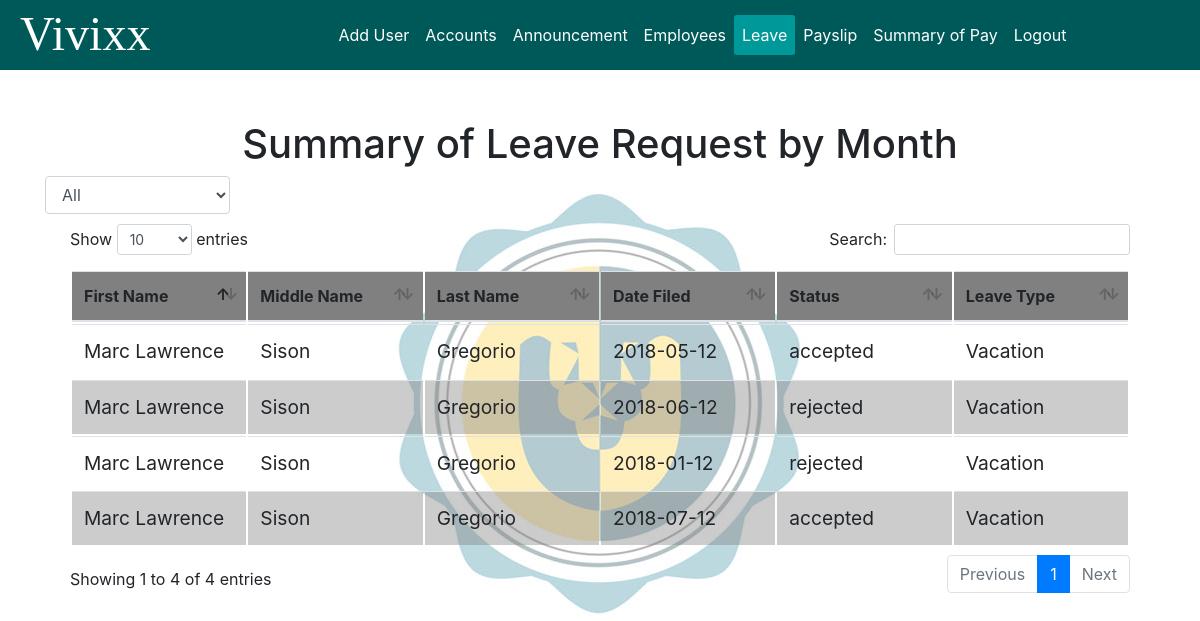
Page /admin/leave_request/summary_leave.php (signed in) on the committed database.
### tables this page shows
CREATE TABLE `leave_req` (
  `leave_req_id` int(11) NOT NULL AUTO_INCREMENT,
  `user_id` int(11) NOT NULL,
  `employee` varchar(100) NOT NULL,
  `department` varchar(100) NOT NULL,
  `position` varchar(45) DEFAULT NULL,
  `date_hired` date NOT NULL,
  `date_filed` date NOT NULL,
  `reason` varchar(100) NOT NULL,
  `contact_address` varchar(100) NOT NULL,
  `contact_number` varchar(15) NOT NULL,
  `from` date NOT NULL,
  `to` date NOT NULL,
  `status` enum('accepted','rejected','pending') NOT NULL DEFAULT 'pending',
  `used` int(11) DEFAULT '0',
  `remaining` int(11) DEFAULT '5',
  PRIMARY KEY (`leave_req_id`),
  UNIQUE KEY `leave_req_id_UNIQUE` (`leave_req_id`),
  KEY `leave-user_idx` (`user_id`),
  CONSTRAINT `leave-user` FOREIGN KEY (`user_id`) REFERENCES `user` (`user_id`) ON DELETE CASCADE ON UPDATE CASCADE
);

### admin/leave_request/summary_leave.php (the view, shortened to what this page needs)
<?php
	$connect = Connect();
?>
	<!DOCTYPE html>
	<html>
	<head>
		<link rel="stylesheet" href="../../style/bootstrap/bootstrap.min.css">
		<link type="text/css" rel="stylesheet" href="../style/style.css" media="screen, projection">
		<link rel="stylesheet" href="../style/datatables.css">
	</head>
	<body class="background">
		<div class="wrapper">
			<?php include '../fragments/navbar.php'; ?>
			<div class="content container">
				<div class="text-center">
					<h1>Summary of Leave Request by Month</h1>
				</div>
				<div class="">
					<select id="month" name="month" class="form-control col-2">
						<option value="All">All</option>
					</select>
				</div>
				<div class="table-container">
					<table class="table" id="leave_month">
						<thead>
							<tr class="table-header">
								<th>First Name</th>
								<th>Middle Name</th>
								<th>Last Name</th>
								<th>Date Filed</th>
								<th>Status</th>
                                <th>Leave Type</th>
							</tr>
						</thead>
						<?php
							$sql = "select * from leave_req;";
							$result = $connect->query($sql);
							if($result->num_rows > 0){
								while($row = $result->fetch_assoc()){
									$fname = explode(",",$row["employee"])[0];
									$mname = explode(",",$row["employee"])[1];
									$lname = explode(",",$row["employee"])[2];
									echo "
									<tr class='table-data';>
									<td>" . ucwords($fname) . "</td>
									<td>" . ucwords($mname) . "</td>
									<td>" . ucwords($lname) . "</td>
									<td>" . $row['date_filed'] . "</td>
		                            <td>" . $row['status'] ."</td>
		                            <td>" . $row['reason'] . "</td>
									</tr>";
								}
							}
						?>
					</table>
				</div>
			</div>
		</div>
	</body>
	</html>

### admin/style/style.css (style rules this page uses)
.wrapper .content { margin: 10% auto; }
.background { background-attachment: fixed; background-image: url(../../img/bg_admin.jpg); background-position: center center; background-repeat: no-repeat; background-size: cover; }
.table { border-collapse: collapse; clear: both; margin: 0; table-layout: fixed; width: 100%; word-wrap: break-word; }
.table-container { background-color: transparent; margin: 0 auto; max-width: 100%; min-width: 100%; padding: 10px; }
.table-container .table-header { background-color: rgb(128, 128, 128); }
.table-container .table-data:nth-child(odd) { background-color: transparent; border-style: none; font-size: 1.2rem; }
.table-container .table-data:nth-child(even) { background-color: rgba(128, 128, 128, 0.4); border-style: none; font-size: 1.2rem; }

### admin/style/datatables.css (style rules this page uses)
table.dataTable { clear: both; margin-top: 6px !important; margin-bottom: 6px !important; max-width: none !important; border-collapse: separate !important; }
table.dataTable td, table.dataTable th { -webkit-box-sizing: content-box; box-sizing: content-box; }
table.dataTable thead > tr > th.sorting_asc, table.dataTable thead > tr > th.sorting_desc, table.dataTable thead > tr > th.sorting, table.dataTable thead > tr > td.sorting_asc, table.dataTable thead > tr > td.sorting_desc, table.dataTable thead > tr > td.sorting { padding-right: 30px; }
table.dataTable thead .sorting, table.dataTable thead .sorting_asc, table.dataTable thead .sorting_desc, table.dataTable thead .sorting_asc_disabled, table.dataTable thead .sorting_desc_disabled { cursor: pointer; position: relative; }
table.dataTable thead .sorting:before, table.dataTable thead .sorting:after, table.dataTable thead .sorting_asc:before, table.dataTable thead .sorting_asc:after, table.dataTable thead .sorting_desc:before, table.dataTable thead .sorting_desc:after, table.dataTable thead .sorting_asc_disabled:before, table.dataTable thead .sorting_asc_disabled:after, table.dataTable thead .sorting_desc_disabled:before, table.dataTable thead .sorting_desc_disabled:after { position: absolute; bottom: 0.9em; display: block; opacity: 0.3; }
table.dataTable thead .sorting:before, table.dataTable thead .sorting_asc:before, table.dataTable thead .sorting_desc:before, table.dataTable thead .sorting_asc_disabled:before, table.dataTable thead .sorting_desc_disabled:before { right: 1em; content: "\2191"; }
table.dataTable thead .sorting:after, table.dataTable thead .sorting_asc:after, table.dataTable thead .sorting_desc:after, table.dataTable thead .sorting_asc_disabled:after, table.dataTable thead .sorting_desc_disabled:after { right: 0.5em; content: "\2193"; }
table.dataTable thead .sorting_asc:before, table.dataTable thead .sorting_desc:after { opacity: 1; }
table.dataTable tr.odd { background-color: white; }
table.dataTable tr.even { background-color: lightgrey; }

### rows in the picture
leave_req: employee "Marc Lawrence", employee "Sison", employee "Gregorio", date_filed "2018-05-12", status "accepted", reason "Vacation"
leave_req: employee "Marc Lawrence", employee "Sison", employee "Gregorio", date_filed "2018-06-12", status "rejected", reason "Vacation"
leave_req: employee "Marc Lawrence", employee "Sison", employee "Gregorio", date_filed "2018-01-12", status "rejected", reason "Vacation"
leave_req: employee "Marc Lawrence", employee "Sison", employee "Gregorio", date_filed "2018-07-12", status "accepted", reason "Vacation"
